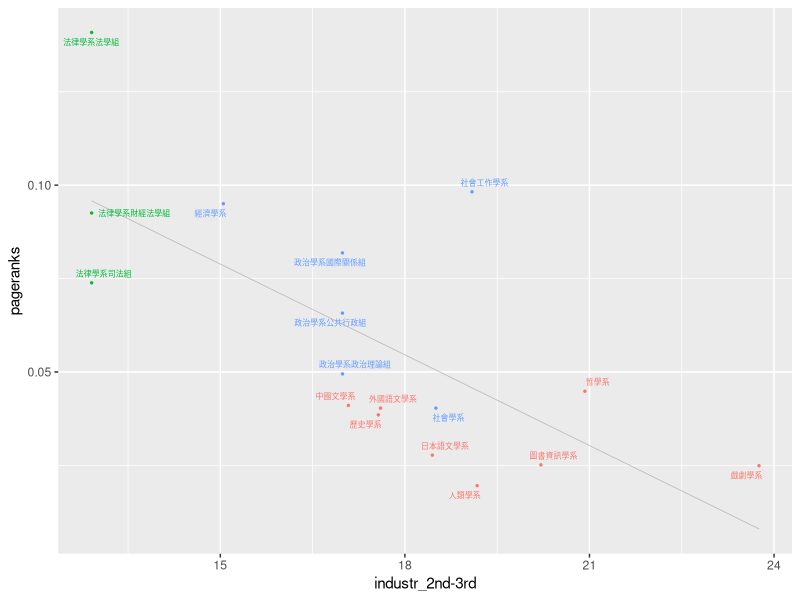
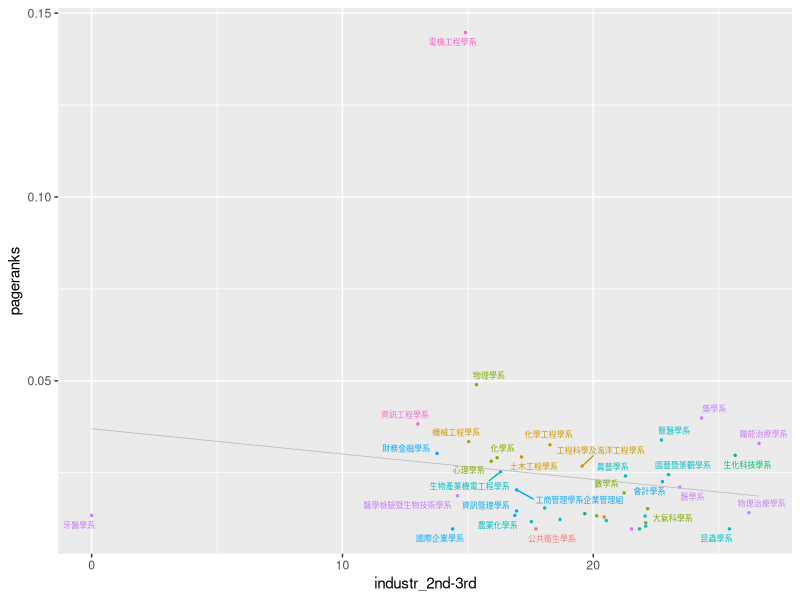

Recreate these plots in R, in order.
library(dplyr)
library(ggplot2)
library(ggrepel)


arts = readr::read_csv('transfer_Arts_attributes.csv')
nonArts = readr::read_csv('transfer_nonArts_attributes.csv')

ggplot(data = arts, 
       aes(x = `industr_2nd-3rd`, y = pageranks)) +
  geom_point(aes(color=college), size = 0.5) +
  geom_smooth(method = 'lm', se = F, size = 0.3, color='grey') +
  geom_text_repel(aes(label = Id, color=college), size = 2) +
  theme(legend.position = "none")


ggplot(data = nonArts,
       aes(x = `industr_2nd-3rd`, y = pageranks)) +
  geom_point(aes(color=college), size = 0.5) +
  geom_smooth(method = 'lm', se = F, size = 0.3, color='grey') +
  geom_text_repel(aes(label = Id, color=college), size = 2) +
  theme(legend.position = "none")
